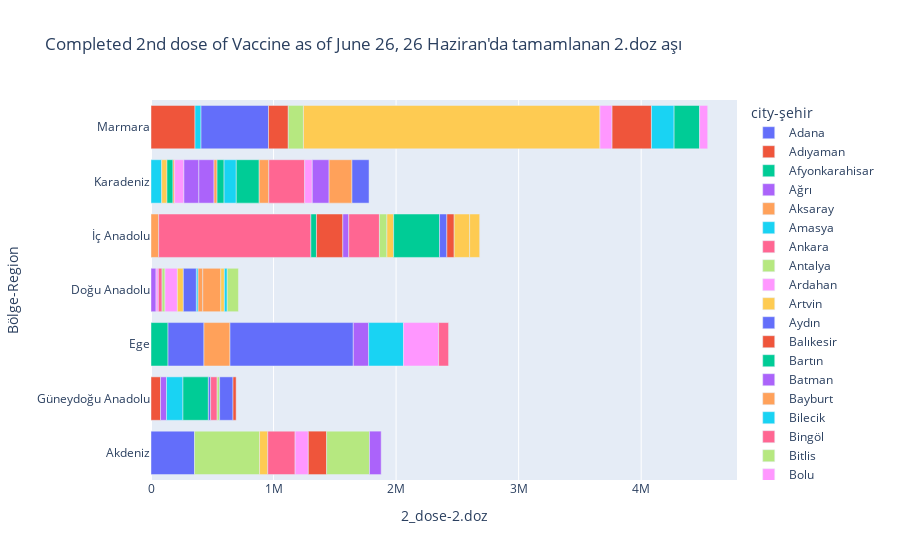

Notebook code for this chart:
### Code cell
fig = px.bar(covid, x="2_dose-2.doz", y="Bölge-Region", color="city-şehir", title="Completed 2nd dose of Vaccine as of June 26, 26 Haziran'da tamamlanan 2.doz aşı")
fig.show()

### Figure 1 — Plotly figure (JSON) as saved in the notebook; plotly's stock layout.template omitted (floating-point values rounded to 4 significant figures)
{"data": [{"alignmentgroup": "True", "hovertemplate": "city-şehir=Adana<br>2_dose-2.doz=%{x}<br>Bölge-Region=%{y}<extra></extra>", "legendgroup": "Adana", "marker": {"color": "#636efa", "pattern": {"shape": ""}}, "name": "Adana", "offsetgroup": "Adana", "orientation": "h", "showlegend": true, "textposition": "auto", "type": "bar", "x": [355404], "xaxis": "x", "y": ["Akdeniz"], "yaxis": "y"}, {"alignmentgroup": "True", "hovertemplate": "city-şehir=Adıyaman<br>2_dose-2.doz=%{x}<br>Bölge-Region=%{y}<extra></extra>", "legendgroup": "Adıyaman", "marker": {"color": "#EF553B", "pattern": {"shape": ""}}, "name": "Adıyaman", "offsetgroup": "Adıyaman", "orientation": "h", "showlegend": true, "textposition": "auto", "type": "bar", "x": [77955], "xaxis": "x", "y": ["Güneydoğu Anadolu"], "yaxis": "y"}, {"alignmentgroup": "True", "hovertemplate": "city-şehir=Afyonkarahisar<br>2_dose-2.doz=%{x}<br>Bölge-Region=%{y}<extra></extra>", "legendgroup": "Afyonkarahisar", "marker": {"color": "#00cc96", "pattern": {"shape": ""}}, "name": "Afyonkarahisar", "offsetgroup": "Afyonkarahisar", "orientation": "h", "showlegend": true, "textposition": "auto", "type": "bar", "x": [138934], "xaxis": "x", "y": ["Ege"], "yaxis": "y"}, {"alignmentgroup": "True", "hovertemplate": "city-şehir=Ağrı<br>2_dose-2.doz=%{x}<br>Bölge-Region=%{y}<extra></extra>", "legendgroup": "Ağrı", "marker": {"color": "#ab63fa", "pattern": {"shape": ""}}, "name": "Ağrı", "offsetgroup": "Ağrı", "orientation": "h", "showlegend": true, "textposition": "auto", "type": "bar", "x": [41146], "xaxis": "x", "y": ["Doğu Anadolu"], "yaxis": "y"}, {"alignmentgroup": "True", "hovertemplate": "city-şehir=Aksaray<br>2_dose-2.doz=%{x}<br>Bölge-Region=%{y}<extra></extra>", "legendgroup": "Aksaray", "marker": {"color": "#FFA15A", "pattern": {"shape": ""}}, "name": "Aksaray", "offsetgroup": "Aksaray", "orientation": "h", "showlegend": true, "textposition": "auto", "type": "bar", "x": [62603], "xaxis": "x", "y": ["İç Anadolu"], "yaxis": "y"}, {"alignmentgroup": "True", "hovertemplate": "city-şehir=Amasya<br>2_dose-2.doz=%{x}<br>Bölge-Region=%{y}<extra></extra>", "legendgroup": "Amasya", "marker": {"color": "#19d3f3", "pattern": {"shape": ""}}, "name": "Amasya", "offsetgroup": "Amasya", "orientation": "h", "showlegend": true, "textposition": "auto", "type": "bar", "x": [87322], "xaxis": "x", "y": ["Karadeniz"], "yaxis": "y"}, {"alignmentgroup": "True", "hovertemplate": "city-şehir=Ankara<br>2_dose-2.doz=%{x}<br>Bölge-Region=%{y}<extra></extra>", "legendgroup": "Ankara", "marker": {"color": "#FF6692", "pattern": {"shape": ""}}, "name": "Ankara", "offsetgroup": "Ankara", "orientation": "h", "showlegend": true, "textposition": "auto", "type": "bar", "x": [1241906], "xaxis": "x", "y": ["İç Anadolu"], "yaxis": "y"}, {"alignmentgroup": "True", "hovertemplate": "city-şehir=Antalya<br>2_dose-2.doz=%{x}<br>Bölge-Region=%{y}<extra></extra>", "legendgroup": "Antalya", "marker": {"color": "#B6E880", "pattern": {"shape": ""}}, "name": "Antalya", "offsetgroup": "Antalya", "orientation": "h", "showlegend": true, "textposition": "auto", "type": "bar", "x": [530415], "xaxis": "x", "y": ["Akdeniz"], "yaxis": "y"}, {"alignmentgroup": "True", "hovertemplate": "city-şehir=Ardahan<br>2_dose-2.doz=%{x}<br>Bölge-Region=%{y}<extra></extra>", "legendgroup": "Ardahan", "marker": {"color": "#FF97FF", "pattern": {"shape": ""}}, "name": "Ardahan", "offsetgroup": "Ardahan", "orientation": "h", "showlegend": true, "textposition": "auto", "type": "bar", "x": [18642], "xaxis": "x", "y": ["Doğu Anadolu"], "yaxis": "y"}, {"alignmentgroup": "True", "hovertemplate": "city-şehir=Artvin<br>2_dose-2.doz=%{x}<br>Bölge-Region=%{y}<extra></extra>", "legendgroup": "Artvin", "marker": {"color": "#FECB52", "pattern": {"shape": ""}}, "name": "Artvin", "offsetgroup": "Artvin", "orientation": "h", "showlegend": true, "textposition": "auto", "type": "bar", "x": [43132], "xaxis": "x", "y": ["Karadeniz"], "yaxis": "y"}, {"alignmentgroup": "True", "hovertemplate": "city-şehir=Aydın<br>2_dose-2.doz=%{x}<br>Bölge-Region=%{y}<extra></extra>", "legendgroup": "Aydın", "marker": {"color": "#636efa", "pattern": {"shape": ""}}, "name": "Aydın", "offsetgroup": "Aydın", "orientation": "h", "showlegend": true, "textposition": "auto", "type": "bar", "x": [293208], "xaxis": "x", "y": ["Ege"], "yaxis": "y"}, {"alignmentgroup": "True", "hovertemplate": "city-şehir=Balıkesir<br>2_dose-2.doz=%{x}<br>Bölge-Region=%{y}<extra></extra>", "legendgroup": "Balıkesir", "marker": {"color": "#EF553B", "pattern": {"shape": ""}}, "name": "Balıkesir", "offsetgroup": "Balıkesir", "orientation": "h", "showlegend": true, "textposition": "auto", "type": "bar", "x": [359073], "xaxis": "x", "y": ["Marmara"], "yaxis": "y"}, {"alignmentgroup": "True", "hovertemplate": "city-şehir=Bartın<br>2_dose-2.doz=%{x}<br>Bölge-Region=%{y}<extra></extra>", "legendgroup": "Bartın", "marker": {"color": "#00cc96", "pattern": {"shape": ""}}, "name": "Bartın", "offsetgroup": "Bartın", "orientation": "h", "showlegend": true, "textposition": "auto", "type": "bar", "x": [49086], "xaxis": "x", "y": ["Karadeniz"], "yaxis": "y"}, {"alignmentgroup": "True", "hovertemplate": "city-şehir=Batman<br>2_dose-2.doz=%{x}<br>Bölge-Region=%{y}<extra></extra>", "legendgroup": "Batman", "marker": {"color": "#ab63fa", "pattern": {"shape": ""}}, "name": "Batman", "offsetgroup": "Batman", "orientation": "h", "showlegend": true, "textposition": "auto", "type": "bar", "x": [48556], "xaxis": "x", "y": ["Güneydoğu Anadolu"], "yaxis": "y"}, {"alignmentgroup": "True", "hovertemplate": "city-şehir=Bayburt<br>2_dose-2.doz=%{x}<br>Bölge-Region=%{y}<extra></extra>", "legendgroup": "Bayburt", "marker": {"color": "#FFA15A", "pattern": {"shape": ""}}, "name": "Bayburt", "offsetgroup": "Bayburt", "orientation": "h", "showlegend": true, "textposition": "auto", "type": "bar", "x": [13155], "xaxis": "x", "y": ["Karadeniz"], "yaxis": "y"}, {"alignmentgroup": "True", "hovertemplate": "city-şehir=Bilecik<br>2_dose-2.doz=%{x}<br>Bölge-Region=%{y}<extra></extra>", "legendgroup": "Bilecik", "marker": {"color": "#19d3f3", "pattern": {"shape": ""}}, "name": "Bilecik", "offsetgroup": "Bilecik", "orientation": "h", "showlegend": true, "textposition": "auto", "type": "bar", "x": [49145], "xaxis": "x", "y": ["Marmara"], "yaxis": "y"}, {"alignmentgroup": "True", "hovertemplate": "city-şehir=Bingöl<br>2_dose-2.doz=%{x}<br>Bölge-Region=%{y}<extra></extra>", "legendgroup": "Bingöl", "marker": {"color": "#FF6692", "pattern": {"shape": ""}}, "name": "Bingöl", "offsetgroup": "Bingöl", "orientation": "h", "showlegend": true, "textposition": "auto", "type": "bar", "x": [30771], "xaxis": "x", "y": ["Doğu Anadolu"], "yaxis": "y"}, {"alignmentgroup": "True", "hovertemplate": "city-şehir=Bitlis<br>2_dose-2.doz=%{x}<br>Bölge-Region=%{y}<extra></extra>", "legendgroup": "Bitlis", "marker": {"color": "#B6E880", "pattern": {"shape": ""}}, "name": "Bitlis", "offsetgroup": "Bitlis", "orientation": "h", "showlegend": true, "textposition": "auto", "type": "bar", "x": [23726], "xaxis": "x", "y": ["Doğu Anadolu"], "yaxis": "y"}, {"alignmentgroup": "True", "hovertemplate": "city-şehir=Bolu<br>2_dose-2.doz=%{x}<br>Bölge-Region=%{y}<extra></extra>", "legendgroup": "Bolu", "marker": {"color": "#FF97FF", "pattern": {"shape": ""}}, "name": "Bolu", "offsetgroup": "Bolu", "orientation": "h", "showlegend": true, "textposition": "auto", "type": "bar", "x": [75911], "xaxis": "x", "y": ["Karadeniz"], "yaxis": "y"}, {"alignmentgroup": "True", "hovertemplate": "city-şehir=Burdur<br>2_dose-2.doz=%{x}<br>Bölge-Region=%{y}<extra></extra>", "legendgroup": "Burdur", "marker": {"color": "#FECB52", "pattern": {"shape": ""}}, "name": "Burdur", "offsetgroup": "Burdur", "orientation": "h", "showlegend": true, "textposition": "auto", "type": "bar", "x": [66955], "xaxis": "x", "y": ["Akdeniz"], "yaxis": "y"}, {"alignmentgroup": "True", "hovertemplate": "city-şehir=Bursa<br>2_dose-2.doz=%{x}<br>Bölge-Region=%{y}<extra></extra>", "legendgroup": "Bursa", "marker": {"color": "#636efa", "pattern": {"shape": ""}}, "name": "Bursa", "offsetgroup": "Bursa", "orientation": "h", "showlegend": true, "textposition": "auto", "type": "bar", "x": [550539], "xaxis": "x", "y": ["Marmara"], "yaxis": "y"}, {"alignmentgroup": "True", "hovertemplate": "city-şehir=Çanakkale<br>2_dose-2.doz=%{x}<br>Bölge-Region=%{y}<extra></extra>", "legendgroup": "Çanakkale", "marker": {"color": "#EF553B", "pattern": {"shape": ""}}, "name": "Çanakkale", "offsetgroup": "Çanakkale", "orientation": "h", "showlegend": true, "textposition": "auto", "type": "bar", "x": [161433], "xaxis": "x", "y": ["Marmara"], "yaxis": "y"}, {"alignmentgroup": "True", "hovertemplate": "city-şehir=Çankırı<br>2_dose-2.doz=%{x}<br>Bölge-Region=%{y}<extra></extra>", "legendgroup": "Çankırı", "marker": {"color": "#00cc96", "pattern": {"shape": ""}}, "name": "Çankırı", "offsetgroup": "Çankırı", "orientation": "h", "showlegend": true, "textposition": "auto", "type": "bar", "x": [45799], "xaxis": "x", "y": ["İç Anadolu"], "yaxis": "y"}, {"alignmentgroup": "True", "hovertemplate": "city-şehir=Çorum<br>2_dose-2.doz=%{x}<br>Bölge-Region=%{y}<extra></extra>", "legendgroup": "Çorum", "marker": {"color": "#ab63fa", "pattern": {"shape": ""}}, "name": "Çorum", "offsetgroup": "Çorum", "orientation": "h", "showlegend": true, "textposition": "auto", "type": "bar", "x": [121891], "xaxis": "x", "y": ["Karadeniz"], "yaxis": "y"}, {"alignmentgroup": "True", "hovertemplate": "city-şehir=Denizli<br>2_dose-2.doz=%{x}<br>Bölge-Region=%{y}<extra></extra>", "legendgroup": "Denizli", "marker": {"color": "#FFA15A", "pattern": {"shape": ""}}, "name": "Denizli", "offsetgroup": "Denizli", "orientation": "h", "showlegend": true, "textposition": "auto", "type": "bar", "x": [212478], "xaxis": "x", "y": ["Ege"], "yaxis": "y"}, {"alignmentgroup": "True", "hovertemplate": "city-şehir=Diyarbakır<br>2_dose-2.doz=%{x}<br>Bölge-Region=%{y}<extra></extra>", "legendgroup": "Diyarbakır", "marker": {"color": "#19d3f3", "pattern": {"shape": ""}}, "name": "Diyarbakır", "offsetgroup": "Diyarbakır", "orientation": "h", "showlegend": true, "textposition": "auto", "type": "bar", "x": [134167], "xaxis": "x", "y": ["Güneydoğu Anadolu"], "yaxis": "y"}, {"alignmentgroup": "True", "hovertemplate": "city-şehir=Düzce<br>2_dose-2.doz=%{x}<br>Bölge-Region=%{y}<extra></extra>", "legendgroup": "Düzce", "marker": {"color": "#FF6692", "pattern": {"shape": ""}}, "name": "Düzce", "offsetgroup": "Düzce", "orientation": "h", "showlegend": true, "textposition": "auto", "type": "bar", "x": [73865], "xaxis": "x", "y": [null], "yaxis": "y"}, {"alignmentgroup": "True", "hovertemplate": "city-şehir=Edirne<br>2_dose-2.doz=%{x}<br>Bölge-Region=%{y}<extra></extra>", "legendgroup": "Edirne", "marker": {"color": "#B6E880", "pattern": {"shape": ""}}, "name": "Edirne", "offsetgroup": "Edirne", "orientation": "h", "showlegend": true, "textposition": "auto", "type": "bar", "x": [123707], "xaxis": "x", "y": ["Marmara"], "yaxis": "y"}, {"alignmentgroup": "True", "hovertemplate": "city-şehir=Elazığ<br>2_dose-2.doz=%{x}<br>Bölge-Region=%{y}<extra></extra>", "legendgroup": "Elazığ", "marker": {"color": "#FF97FF", "pattern": {"shape": ""}}, "name": "Elazığ", "offsetgroup": "Elazığ", "orientation": "h", "showlegend": true, "textposition": "auto", "type": "bar", "x": [101103], "xaxis": "x", "y": ["Doğu Anadolu"], "yaxis": "y"}, {"alignmentgroup": "True", "hovertemplate": "city-şehir=Erzincan<br>2_dose-2.doz=%{x}<br>Bölge-Region=%{y}<extra></extra>", "legendgroup": "Erzincan", "marker": {"color": "#FECB52", "pattern": {"shape": ""}}, "name": "Erzincan", "offsetgroup": "Erzincan", "orientation": "h", "showlegend": true, "textposition": "auto", "type": "bar", "x": [48554], "xaxis": "x", "y": ["Doğu Anadolu"], "yaxis": "y"}, {"alignmentgroup": "True", "hovertemplate": "city-şehir=Erzurum<br>2_dose-2.doz=%{x}<br>Bölge-Region=%{y}<extra></extra>", "legendgroup": "Erzurum", "marker": {"color": "#636efa", "pattern": {"shape": ""}}, "name": "Erzurum", "offsetgroup": "Erzurum", "orientation": "h", "showlegend": true, "textposition": "auto", "type": "bar", "x": [106493], "xaxis": "x", "y": ["Doğu Anadolu"], "yaxis": "y"}, {"alignmentgroup": "True", "hovertemplate": "city-şehir=Eskişehir<br>2_dose-2.doz=%{x}<br>Bölge-Region=%{y}<extra></extra>", "legendgroup": "Eskişehir", "marker": {"color": "#EF553B", "pattern": {"shape": ""}}, "name": "Eskişehir", "offsetgroup": "Eskişehir", "orientation": "h", "showlegend": true, "textposition": "auto", "type": "bar", "x": [215045], "xaxis": "x", "y": ["İç Anadolu"], "yaxis": "y"}, {"alignmentgroup": "True", "hovertemplate": "city-şehir=Gaziantep<br>2_dose-2.doz=%{x}<br>Bölge-Region=%{y}<extra></extra>", "legendgroup": "Gaziantep", "marker": {"color": "#00cc96", "pattern": {"shape": ""}}, "name": "Gaziantep", "offsetgroup": "Gaziantep", "orientation": "h", "showlegend": true, "textposition": "auto", "type": "bar", "x": [207651], "xaxis": "x", "y": ["Güneydoğu Anadolu"], "yaxis": "y"}, {"alignmentgroup": "True", "hovertemplate": "city-şehir=Giresun<br>2_dose-2.doz=%{x}<br>Bölge-Region=%{y}<extra></extra>", "legendgroup": "Giresun", "marker": {"color": "#ab63fa", "pattern": {"shape": ""}}, "name": "Giresun", "offsetgroup": "Giresun", "orientation": "h", "showlegend": true, "textposition": "auto", "type": "bar", "x": [123826], "xaxis": "x", "y": ["Karadeniz"], "yaxis": "y"}, {"alignmentgroup": "True", "hovertemplate": "city-şehir=Gümüşhane<br>2_dose-2.doz=%{x}<br>Bölge-Region=%{y}<extra></extra>", "legendgroup": "Gümüşhane", "marker": {"color": "#FFA15A", "pattern": {"shape": ""}}, "name": "Gümüşhane", "offsetgroup": "Gümüşhane", "orientation": "h", "showlegend": true, "textposition": "auto", "type": "bar", "x": [24740], "xaxis": "x", "y": ["Karadeniz"], "yaxis": "y"}, {"alignmentgroup": "True", "hovertemplate": "city-şehir=Hakkari<br>2_dose-2.doz=%{x}<br>Bölge-Region=%{y}<extra></extra>", "legendgroup": "Hakkari", "marker": {"color": "#19d3f3", "pattern": {"shape": ""}}, "name": "Hakkari", "offsetgroup": "Hakkari", "orientation": "h", "showlegend": true, "textposition": "auto", "type": "bar", "x": [14102], "xaxis": "x", "y": ["Doğu Anadolu"], "yaxis": "y"}, {"alignmentgroup": "True", "hovertemplate": "city-şehir=Hatay<br>2_dose-2.doz=%{x}<br>Bölge-Region=%{y}<extra></extra>", "legendgroup": "Hatay", "marker": {"color": "#FF6692", "pattern": {"shape": ""}}, "name": "Hatay", "offsetgroup": "Hatay", "orientation": "h", "showlegend": true, "textposition": "auto", "type": "bar", "x": [223365], "xaxis": "x", "y": ["Akdeniz"], "yaxis": "y"}, {"alignmentgroup": "True", "hovertemplate": "city-şehir=Iğdır<br>2_dose-2.doz=%{x}<br>Bölge-Region=%{y}<extra></extra>", "legendgroup": "Iğdır", "marker": {"color": "#B6E880", "pattern": {"shape": ""}}, "name": "Iğdır", "offsetgroup": "Iğdır", "orientation": "h", "showlegend": true, "textposition": "auto", "type": "bar", "x": [21324], "xaxis": "x", "y": [null], "yaxis": "y"}, {"alignmentgroup": "True", "hovertemplate": "city-şehir=Isparta<br>2_dose-2.doz=%{x}<br>Bölge-Region=%{y}<extra></extra>", "legendgroup": "Isparta", "marker": {"color": "#FF97FF", "pattern": {"shape": ""}}, "name": "Isparta", "offsetgroup": "Isparta", "orientation": "h", "showlegend": true, "textposition": "auto", "type": "bar", "x": [107865], "xaxis": "x", "y": ["Akdeniz"], "yaxis": "y"}, {"alignmentgroup": "True", "hovertemplate": "city-şehir=İstanbul<br>2_dose-2.doz=%{x}<br>Bölge-Region=%{y}<extra></extra>", "legendgroup": "İstanbul", "marker": {"color": "#FECB52", "pattern": {"shape": ""}}, "name": "İstanbul", "offsetgroup": "İstanbul", "orientation": "h", "showlegend": true, "textposition": "auto", "type": "bar", "x": [2419591], "xaxis": "x", "y": ["Marmara"], "yaxis": "y"}, {"alignmentgroup": "True", "hovertemplate": "city-şehir=İzmir<br>2_dose-2.doz=%{x}<br>Bölge-Region=%{y}<extra></extra>", "legendgroup": "İzmir", "marker": {"color": "#636efa", "pattern": {"shape": ""}}, "name": "İzmir", "offsetgroup": "İzmir", "orientation": "h", "showlegend": true, "textposition": "auto", "type": "bar", "x": [1006223], "xaxis": "x", "y": ["Ege"], "yaxis": "y"}, {"alignmentgroup": "True", "hovertemplate": "city-şehir=Kahramanmaraş<br>2_dose-2.doz=%{x}<br>Bölge-Region=%{y}<extra></extra>", "legendgroup": "Kahramanmaraş", "marker": {"color": "#EF553B", "pattern": {"shape": ""}}, "name": "Kahramanmaraş", "offsetgroup": "Kahramanmaraş", "orientation": "h", "showlegend": true, "textposition": "auto", "type": "bar", "x": [149207], "xaxis": "x", "y": ["Akdeniz"], "yaxis": "y"}, {"alignmentgroup": "True", "hovertemplate": "city-şehir=Karabük<br>2_dose-2.doz=%{x}<br>Bölge-Region=%{y}<extra></extra>", "legendgroup": "Karabük", "marker": {"color": "#00cc96", "pattern": {"shape": ""}}, "name": "Karabük", "offsetgroup": "Karabük", "orientation": "h", "showlegend": true, "textposition": "auto", "type": "bar", "x": [57241], "xaxis": "x", "y": ["Karadeniz"], "yaxis": "y"}, {"alignmentgroup": "True", "hovertemplate": "city-şehir=Karaman<br>2_dose-2.doz=%{x}<br>Bölge-Region=%{y}<extra></extra>", "legendgroup": "Karaman", "marker": {"color": "#ab63fa", "pattern": {"shape": ""}}, "name": "Karaman", "offsetgroup": "Karaman", "orientation": "h", "showlegend": true, "textposition": "auto", "type": "bar", "x": [48437], "xaxis": "x", "y": ["İç Anadolu"], "yaxis": "y"}, {"alignmentgroup": "True", "hovertemplate": "city-şehir=Kars<br>2_dose-2.doz=%{x}<br>Bölge-Region=%{y}<extra></extra>", "legendgroup": "Kars", "marker": {"color": "#FFA15A", "pattern": {"shape": ""}}, "name": "Kars", "offsetgroup": "Kars", "orientation": "h", "showlegend": true, "textposition": "auto", "type": "bar", "x": [37951], "xaxis": "x", "y": ["Doğu Anadolu"], "yaxis": "y"}, {"alignmentgroup": "True", "hovertemplate": "city-şehir=Kastamonu<br>2_dose-2.doz=%{x}<br>Bölge-Region=%{y}<extra></extra>", "legendgroup": "Kastamonu", "marker": {"color": "#19d3f3", "pattern": {"shape": ""}}, "name": "Kastamonu", "offsetgroup": "Kastamonu", "orientation": "h", "showlegend": true, "textposition": "auto", "type": "bar", "x": [99604], "xaxis": "x", "y": ["Karadeniz"], "yaxis": "y"}, {"alignmentgroup": "True", "hovertemplate": "city-şehir=Kayseri<br>2_dose-2.doz=%{x}<br>Bölge-Region=%{y}<extra></extra>", "legendgroup": "Kayseri", "marker": {"color": "#FF6692", "pattern": {"shape": ""}}, "name": "Kayseri", "offsetgroup": "Kayseri", "orientation": "h", "showlegend": true, "textposition": "auto", "type": "bar", "x": [250399], "xaxis": "x", "y": ["İç Anadolu"], "yaxis": "y"}, {"alignmentgroup": "True", "hovertemplate": "city-şehir=Kırıkkale<br>2_dose-2.doz=%{x}<br>Bölge-Region=%{y}<extra></extra>", "legendgroup": "Kırıkkale", "marker": {"color": "#B6E880", "pattern": {"shape": ""}}, "name": "Kırıkkale", "offsetgroup": "Kırıkkale", "orientation": "h", "showlegend": true, "textposition": "auto", "type": "bar", "x": [60949], "xaxis": "x", "y": ["İç Anadolu"], "yaxis": "y"}, {"alignmentgroup": "True", "hovertemplate": "city-şehir=Kırklareli<br>2_dose-2.doz=%{x}<br>Bölge-Region=%{y}<extra></extra>", "legendgroup": "Kırklareli", "marker": {"color": "#FF97FF", "pattern": {"shape": ""}}, "name": "Kırklareli", "offsetgroup": "Kırklareli", "orientation": "h", "showlegend": true, "textposition": "auto", "type": "bar", "x": [98896], "xaxis": "x", "y": ["Marmara"], "yaxis": "y"}, {"alignmentgroup": "True", "hovertemplate": "city-şehir=Kırşehir<br>2_dose-2.doz=%{x}<br>Bölge-Region=%{y}<extra></extra>", "legendgroup": "Kırşehir", "marker": {"color": "#FECB52", "pattern": {"shape": ""}}, "name": "Kırşehir", "offsetgroup": "Kırşehir", "orientation": "h", "showlegend": true, "textposition": "auto", "type": "bar", "x": [54748], "xaxis": "x", "y": ["İç Anadolu"], "yaxis": "y"}, {"alignmentgroup": "True", "hovertemplate": "city-şehir=Kilis<br>2_dose-2.doz=%{x}<br>Bölge-Region=%{y}<extra></extra>", "legendgroup": "Kilis", "marker": {"color": "#636efa", "pattern": {"shape": ""}}, "name": "Kilis", "offsetgroup": "Kilis", "orientation": "h", "showlegend": true, "textposition": "auto", "type": "bar", "x": [18348], "xaxis": "x", "y": ["Güneydoğu Anadolu"], "yaxis": "y"}, {"alignmentgroup": "True", "hovertemplate": "city-şehir=Kocaeli<br>2_dose-2.doz=%{x}<br>Bölge-Region=%{y}<extra></extra>", "legendgroup": "Kocaeli", "marker": {"color": "#EF553B", "pattern": {"shape": ""}}, "name": "Kocaeli", "offsetgroup": "Kocaeli", "orientation": "h", "showlegend": true, "textposition": "auto", "type": "bar", "x": [321371], "xaxis": "x", "y": ["Marmara"], "yaxis": "y"}, {"alignmentgroup": "True", "hovertemplate": "city-şehir=Konya<br>2_dose-2.doz=%{x}<br>Bölge-Region=%{y}<extra></extra>", "legendgroup": "Konya", "marker": {"color": "#00cc96", "pattern": {"shape": ""}}, "name": "Konya", "offsetgroup": "Konya", "orientation": "h", "showlegend": true, "textposition": "auto", "type": "bar", "x": [374716], "xaxis": "x", "y": ["İç Anadolu"], "yaxis": "y"}, {"alignmentgroup": "True", "hovertemplate": "city-şehir=Kütahya<br>2_dose-2.doz=%{x}<br>Bölge-Region=%{y}<extra></extra>", "legendgroup": "Kütahya", "marker": {"color": "#ab63fa", "pattern": {"shape": ""}}, "name": "Kütahya", "offsetgroup": "Kütahya", "orientation": "h", "showlegend": true, "textposition": "auto", "type": "bar", "x": [125308], "xaxis": "x", "y": ["Ege"], "yaxis": "y"}, {"alignmentgroup": "True", "hovertemplate": "city-şehir=Malatya<br>2_dose-2.doz=%{x}<br>Bölge-Region=%{y}<extra></extra>", "legendgroup": "Malatya", "marker": {"color": "#FFA15A", "pattern": {"shape": ""}}, "name": "Malatya", "offsetgroup": "Malatya", "orientation": "h", "showlegend": true, "textposition": "auto", "type": "bar", "x": [147223], "xaxis": "x", "y": ["Doğu Anadolu"], "yaxis": "y"}, {"alignmentgroup": "True", "hovertemplate": "city-şehir=Manisa<br>2_dose-2.doz=%{x}<br>Bölge-Region=%{y}<extra></extra>", "legendgroup": "Manisa", "marker": {"color": "#19d3f3", "pattern": {"shape": ""}}, "name": "Manisa", "offsetgroup": "Manisa", "orientation": "h", "showlegend": true, "textposition": "auto", "type": "bar", "x": [284045], "xaxis": "x", "y": ["Ege"], "yaxis": "y"}, {"alignmentgroup": "True", "hovertemplate": "city-şehir=Mardin<br>2_dose-2.doz=%{x}<br>Bölge-Region=%{y}<extra></extra>", "legendgroup": "Mardin", "marker": {"color": "#FF6692", "pattern": {"shape": ""}}, "name": "Mardin", "offsetgroup": "Mardin", "orientation": "h", "showlegend": true, "textposition": "auto", "type": "bar", "x": [53374], "xaxis": "x", "y": ["Güneydoğu Anadolu"], "yaxis": "y"}, {"alignmentgroup": "True", "hovertemplate": "city-şehir=Mersin<br>2_dose-2.doz=%{x}<br>Bölge-Region=%{y}<extra></extra>", "legendgroup": "Mersin", "marker": {"color": "#B6E880", "pattern": {"shape": ""}}, "name": "Mersin", "offsetgroup": "Mersin", "orientation": "h", "showlegend": true, "textposition": "auto", "type": "bar", "x": [349594], "xaxis": "x", "y": ["Akdeniz"], "yaxis": "y"}, {"alignmentgroup": "True", "hovertemplate": "city-şehir=Muğla<br>2_dose-2.doz=%{x}<br>Bölge-Region=%{y}<extra></extra>", "legendgroup": "Muğla", "marker": {"color": "#FF97FF", "pattern": {"shape": ""}}, "name": "Muğla", "offsetgroup": "Muğla", "orientation": "h", "showlegend": true, "textposition": "auto", "type": "bar", "x": [286979], "xaxis": "x", "y": ["Ege"], "yaxis": "y"}, {"alignmentgroup": "True", "hovertemplate": "city-şehir=Muş<br>2_dose-2.doz=%{x}<br>Bölge-Region=%{y}<extra></extra>", "legendgroup": "Muş", "marker": {"color": "#FECB52", "pattern": {"shape": ""}}, "name": "Muş", "offsetgroup": "Muş", "orientation": "h", "showlegend": true, "textposition": "auto", "type": "bar", "x": [29056], "xaxis": "x", "y": ["Doğu Anadolu"], "yaxis": "y"}, {"alignmentgroup": "True", "hovertemplate": "city-şehir=Nevşehir<br>2_dose-2.doz=%{x}<br>Bölge-Region=%{y}<extra></extra>", "legendgroup": "Nevşehir", "marker": {"color": "#636efa", "pattern": {"shape": ""}}, "name": "Nevşehir", "offsetgroup": "Nevşehir", "orientation": "h", "showlegend": true, "textposition": "auto", "type": "bar", "x": [59594], "xaxis": "x", "y": ["İç Anadolu"], "yaxis": "y"}, {"alignmentgroup": "True", "hovertemplate": "city-şehir=Niğde<br>2_dose-2.doz=%{x}<br>Bölge-Region=%{y}<extra></extra>", "legendgroup": "Niğde", "marker": {"color": "#EF553B", "pattern": {"shape": ""}}, "name": "Niğde", "offsetgroup": "Niğde", "orientation": "h", "showlegend": true, "textposition": "auto", "type": "bar", "x": [59908], "xaxis": "x", "y": ["İç Anadolu"], "yaxis": "y"}, {"alignmentgroup": "True", "hovertemplate": "city-şehir=Ordu<br>2_dose-2.doz=%{x}<br>Bölge-Region=%{y}<extra></extra>", "legendgroup": "Ordu", "marker": {"color": "#00cc96", "pattern": {"shape": ""}}, "name": "Ordu", "offsetgroup": "Ordu", "orientation": "h", "showlegend": true, "textposition": "auto", "type": "bar", "x": [187138], "xaxis": "x", "y": ["Karadeniz"], "yaxis": "y"}, {"alignmentgroup": "True", "hovertemplate": "city-şehir=Osmaniye<br>2_dose-2.doz=%{x}<br>Bölge-Region=%{y}<extra></extra>", "legendgroup": "Osmaniye", "marker": {"color": "#ab63fa", "pattern": {"shape": ""}}, "name": "Osmaniye", "offsetgroup": "Osmaniye", "orientation": "h", "showlegend": true, "textposition": "auto", "type": "bar", "x": [95463], "xaxis": "x", "y": ["Akdeniz"], "yaxis": "y"}, {"alignmentgroup": "True", "hovertemplate": "city-şehir=Rize<br>2_dose-2.doz=%{x}<br>Bölge-Region=%{y}<extra></extra>", "legendgroup": "Rize", "marker": {"color": "#FFA15A", "pattern": {"shape": ""}}, "name": "Rize", "offsetgroup": "Rize", "orientation": "h", "showlegend": true, "textposition": "auto", "type": "bar", "x": [78152], "xaxis": "x", "y": ["Karadeniz"], "yaxis": "y"}, {"alignmentgroup": "True", "hovertemplate": "city-şehir=Sakarya<br>2_dose-2.doz=%{x}<br>Bölge-Region=%{y}<extra></extra>", "legendgroup": "Sakarya", "marker": {"color": "#19d3f3", "pattern": {"shape": ""}}, "name": "Sakarya", "offsetgroup": "Sakarya", "orientation": "h", "showlegend": true, "textposition": "auto", "type": "bar", "x": [184942], "xaxis": "x", "y": ["Marmara"], "yaxis": "y"}, {"alignmentgroup": "True", "hovertemplate": "city-şehir=Samsun<br>2_dose-2.doz=%{x}<br>Bölge-Region=%{y}<extra></extra>", "legendgroup": "Samsun", "marker": {"color": "#FF6692", "pattern": {"shape": ""}}, "name": "Samsun", "offsetgroup": "Samsun", "orientation": "h", "showlegend": true, "textposition": "auto", "type": "bar", "x": [292951], "xaxis": "x", "y": ["Karadeniz"], "yaxis": "y"}, {"alignmentgroup": "True", "hovertemplate": "city-şehir=Siirt<br>2_dose-2.doz=%{x}<br>Bölge-Region=%{y}<extra></extra>", "legendgroup": "Siirt", "marker": {"color": "#B6E880", "pattern": {"shape": ""}}, "name": "Siirt", "offsetgroup": "Siirt", "orientation": "h", "showlegend": true, "textposition": "auto", "type": "bar", "x": [19836], "xaxis": "x", "y": ["Güneydoğu Anadolu"], "yaxis": "y"}, {"alignmentgroup": "True", "hovertemplate": "city-şehir=Sinop<br>2_dose-2.doz=%{x}<br>Bölge-Region=%{y}<extra></extra>", "legendgroup": "Sinop", "marker": {"color": "#FF97FF", "pattern": {"shape": ""}}, "name": "Sinop", "offsetgroup": "Sinop", "orientation": "h", "showlegend": true, "textposition": "auto", "type": "bar", "x": [61944], "xaxis": "x", "y": ["Karadeniz"], "yaxis": "y"}, {"alignmentgroup": "True", "hovertemplate": "city-şehir=Sivas<br>2_dose-2.doz=%{x}<br>Bölge-Region=%{y}<extra></extra>", "legendgroup": "Sivas", "marker": {"color": "#FECB52", "pattern": {"shape": ""}}, "name": "Sivas", "offsetgroup": "Sivas", "orientation": "h", "showlegend": true, "textposition": "auto", "type": "bar", "x": [126038], "xaxis": "x", "y": ["İç Anadolu"], "yaxis": "y"}, {"alignmentgroup": "True", "hovertemplate": "city-şehir=Şanlıurfa<br>2_dose-2.doz=%{x}<br>Bölge-Region=%{y}<extra></extra>", "legendgroup": "Şanlıurfa", "marker": {"color": "#636efa", "pattern": {"shape": ""}}, "name": "Şanlıurfa", "offsetgroup": "Şanlıurfa", "orientation": "h", "showlegend": true, "textposition": "auto", "type": "bar", "x": [109394], "xaxis": "x", "y": ["Güneydoğu Anadolu"], "yaxis": "y"}, {"alignmentgroup": "True", "hovertemplate": "city-şehir=Şırnak<br>2_dose-2.doz=%{x}<br>Bölge-Region=%{y}<extra></extra>", "legendgroup": "Şırnak", "marker": {"color": "#EF553B", "pattern": {"shape": ""}}, "name": "Şırnak", "offsetgroup": "Şırnak", "orientation": "h", "showlegend": true, "textposition": "auto", "type": "bar", "x": [25473], "xaxis": "x", "y": ["Güneydoğu Anadolu"], "yaxis": "y"}, {"alignmentgroup": "True", "hovertemplate": "city-şehir=Tekirdağ<br>2_dose-2.doz=%{x}<br>Bölge-Region=%{y}<extra></extra>", "legendgroup": "Tekirdağ", "marker": {"color": "#00cc96", "pattern": {"shape": ""}}, "name": "Tekirdağ", "offsetgroup": "Tekirdağ", "orientation": "h", "showlegend": true, "textposition": "auto", "type": "bar", "x": [208146], "xaxis": "x", "y": ["Marmara"], "yaxis": "y"}, {"alignmentgroup": "True", "hovertemplate": "city-şehir=Tokat<br>2_dose-2.doz=%{x}<br>Bölge-Region=%{y}<extra></extra>", "legendgroup": "Tokat", "marker": {"color": "#ab63fa", "pattern": {"shape": ""}}, "name": "Tokat", "offsetgroup": "Tokat", "orientation": "h", "showlegend": true, "textposition": "auto", "type": "bar", "x": [137312], "xaxis": "x", "y": ["Karadeniz"], "yaxis": "y"}, {"alignmentgroup": "True", "hovertemplate": "city-şehir=Trabzon<br>2_dose-2.doz=%{x}<br>Bölge-Region=%{y}<extra></extra>", "legendgroup": "Trabzon", "marker": {"color": "#FFA15A", "pattern": {"shape": ""}}, "name": "Trabzon", "offsetgroup": "Trabzon", "orientation": "h", "showlegend": true, "textposition": "auto", "type": "bar", "x": [186529], "xaxis": "x", "y": ["Karadeniz"], "yaxis": "y"}, {"alignmentgroup": "True", "hovertemplate": "city-şehir=Tunceli<br>2_dose-2.doz=%{x}<br>Bölge-Region=%{y}<extra></extra>", "legendgroup": "Tunceli", "marker": {"color": "#19d3f3", "pattern": {"shape": ""}}, "name": "Tunceli", "offsetgroup": "Tunceli", "orientation": "h", "showlegend": true, "textposition": "auto", "type": "bar", "x": [23646], "xaxis": "x", "y": ["Doğu Anadolu"], "yaxis": "y"}, {"alignmentgroup": "True", "hovertemplate": "city-şehir=Uşak<br>2_dose-2.doz=%{x}<br>Bölge-Region=%{y}<extra></extra>", "legendgroup": "Uşak", "marker": {"color": "#FF6692", "pattern": {"shape": ""}}, "name": "Uşak", "offsetgroup": "Uşak", "orientation": "h", "showlegend": true, "textposition": "auto", "type": "bar", "x": [81055], "xaxis": "x", "y": ["Ege"], "yaxis": "y"}, {"alignmentgroup": "True", "hovertemplate": "city-şehir=Van<br>2_dose-2.doz=%{x}<br>Bölge-Region=%{y}<extra></extra>", "legendgroup": "Van", "marker": {"color": "#B6E880", "pattern": {"shape": ""}}, "name": "Van", "offsetgroup": "Van", "orientation": "h", "showlegend": true, "textposition": "auto", "type": "bar", "x": [91208], "xaxis": "x", "y": ["Doğu Anadolu"], "yaxis": "y"}, {"alignmentgroup": "True", "hovertemplate": "city-şehir=Yalova<br>2_dose-2.doz=%{x}<br>Bölge-Region=%{y}<extra></extra>", "legendgroup": "Yalova", "marker": {"color": "#FF97FF", "pattern": {"shape": ""}}, "name": "Yalova", "offsetgroup": "Yalova", "orientation": "h", "showlegend": true, "textposition": "auto", "type": "bar", "x": [65920], "xaxis": "x", "y": ["Marmara"], "yaxis": "y"}, {"alignmentgroup": "True", "hovertemplate": "city-şehir=Yozgat<br>2_dose-2.doz=%{x}<br>Bölge-Region=%{y}<extra></extra>", "legendgroup": "Yozgat", "marker": {"color": "#FECB52", "pattern": {"shape": ""}}, "name": "Yozgat", "offsetgroup": "Yozgat", "orientation": "h", "showlegend": true, "textposition": "auto", "type": "bar", "x": [81924], "xaxis": "x", "y": ["İç Anadolu"], "yaxis": "y"}, {"alignmentgroup": "True", "hovertemplate": "city-şehir=Zonguldak<br>2_dose-2.doz=%{x}<br>Bölge-Region=%{y}<extra></extra>", "legendgroup": "Zonguldak", "marker": {"color": "#636efa", "pattern": {"shape": ""}}, "name": "Zonguldak", "offsetgroup": "Zonguldak", "orientation": "h", "showlegend": true, "textposition": "auto", "type": "bar", "x": [139382], "xaxis": "x", "y": ["Karadeniz"], "yaxis": "y"}], "layout": {"barmode": "relative", "legend": {"title": {"text": "city-şehir"}, "tracegroupgap": 0}, "title": {"text": "Completed 2nd dose of Vaccine as of June 26, 26 Haziran'da tamamlanan 2.doz aşı"}, "xaxis": {"anchor": "y", "domain": [0, 1], "title": {"text": "2_dose-2.doz"}}, "yaxis": {"anchor": "x", "domain": [0, 1], "title": {"text": "Bölge-Region"}}}}
